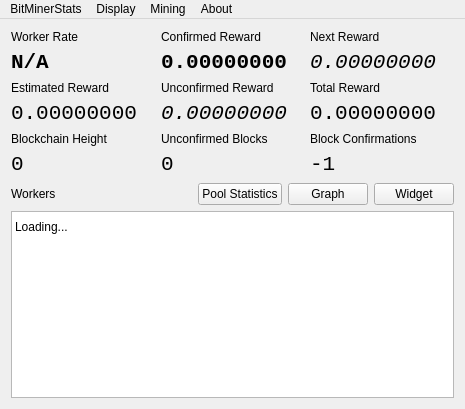
<?xml version="1.0" encoding="UTF-8"?>
<ui version="4.0">
 <class>MainWindow</class>
 <widget class="QMainWindow" name="MainWindow">
  <property name="geometry">
   <rect>
    <x>0</x>
    <y>0</y>
    <width>465</width>
    <height>409</height>
   </rect>
  </property>
  <widget class="QWidget" name="centralWidget">
   <layout class="QVBoxLayout" name="verticalLayout_14">
    <item>
     <layout class="QHBoxLayout" name="horizontalLayout">
      <item>
       <layout class="QVBoxLayout" name="verticalLayout_6">
        <item>
         <layout class="QVBoxLayout" name="verticalLayout_8">
          <item>
           <widget class="QLabel" name="label_8">
            <property name="text">
             <string>Worker Rate</string>
            </property>
           </widget>
          </item>
          <item>
           <widget class="ColorIndicatorLabel" name="workers_rate">
            <property name="font">
             <font>
              <family>Monospace</family>
              <pointsize>16</pointsize>
              <weight>75</weight>
              <bold>true</bold>
             </font>
            </property>
            <property name="text">
             <string>N/A</string>
            </property>
           </widget>
          </item>
         </layout>
        </item>
        <item>
         <layout class="QVBoxLayout" name="verticalLayout_4">
          <item>
           <widget class="QLabel" name="label_7">
            <property name="text">
             <string>Estimated Reward</string>
            </property>
           </widget>
          </item>
          <item>
           <widget class="ColorIndicatorLabel" name="estimated">
            <property name="font">
             <font>
              <family>Monospace</family>
              <pointsize>16</pointsize>
              <weight>50</weight>
              <bold>false</bold>
             </font>
            </property>
            <property name="text">
             <string>0.00000000</string>
            </property>
           </widget>
          </item>
         </layout>
        </item>
        <item>
         <layout class="QVBoxLayout" name="verticalLayout_10">
          <item>
           <widget class="QLabel" name="label_11">
            <property name="text">
             <string>Blockchain Height</string>
            </property>
           </widget>
          </item>
          <item>
           <widget class="ColorIndicatorLabel" name="blockchain_height">
            <property name="font">
             <font>
              <family>Monospace</family>
              <pointsize>16</pointsize>
             </font>
            </property>
            <property name="text">
             <string>0</string>
            </property>
           </widget>
          </item>
         </layout>
        </item>
       </layout>
      </item>
      <item>
       <layout class="QVBoxLayout" name="verticalLayout_11">
        <item>
         <layout class="QVBoxLayout" name="verticalLayout">
          <item>
           <widget class="QLabel" name="label">
            <property name="text">
             <string>Confirmed Reward</string>
            </property>
           </widget>
          </item>
          <item>
           <widget class="ColorIndicatorLabel" name="confirmed">
            <property name="font">
             <font>
              <family>Monospace</family>
              <pointsize>16</pointsize>
              <weight>75</weight>
              <bold>true</bold>
             </font>
            </property>
            <property name="text">
             <string>0.00000000</string>
            </property>
           </widget>
          </item>
         </layout>
        </item>
        <item>
         <layout class="QVBoxLayout" name="verticalLayout_2">
          <item>
           <widget class="QLabel" name="label_2">
            <property name="text">
             <string>Unconfirmed Reward</string>
            </property>
           </widget>
          </item>
          <item>
           <widget class="ColorIndicatorLabel" name="unconfirmed">
            <property name="font">
             <font>
              <family>Monospace</family>
              <pointsize>16</pointsize>
              <italic>true</italic>
             </font>
            </property>
            <property name="text">
             <string>0.00000000</string>
            </property>
           </widget>
          </item>
         </layout>
        </item>
        <item>
         <layout class="QVBoxLayout" name="verticalLayout_7">
          <item>
           <widget class="QLabel" name="label_6">
            <property name="text">
             <string>Unconfirmed Blocks</string>
            </property>
           </widget>
          </item>
          <item>
           <widget class="ColorIndicatorLabel" name="unconfirmed_blocks">
            <property name="font">
             <font>
              <family>Monospace</family>
              <pointsize>16</pointsize>
             </font>
            </property>
            <property name="text">
             <string>0</string>
            </property>
           </widget>
          </item>
         </layout>
        </item>
       </layout>
      </item>
      <item>
       <layout class="QVBoxLayout" name="verticalLayout_12">
        <item>
         <layout class="QVBoxLayout" name="verticalLayout_5">
          <item>
           <widget class="QLabel" name="label_3">
            <property name="text">
             <string>Next Reward</string>
            </property>
           </widget>
          </item>
          <item>
           <widget class="ColorIndicatorLabel" name="next_reward">
            <property name="font">
             <font>
              <family>Monospace</family>
              <pointsize>16</pointsize>
              <italic>true</italic>
             </font>
            </property>
            <property name="text">
             <string>0.00000000</string>
            </property>
           </widget>
          </item>
         </layout>
        </item>
        <item>
         <layout class="QVBoxLayout" name="verticalLayout_3">
          <item>
           <widget class="QLabel" name="label_5">
            <property name="text">
             <string>Total Reward</string>
            </property>
           </widget>
          </item>
          <item>
           <widget class="ColorIndicatorLabel" name="potential">
            <property name="font">
             <font>
              <family>Monospace</family>
              <pointsize>16</pointsize>
             </font>
            </property>
            <property name="text">
             <string>0.00000000</string>
            </property>
           </widget>
          </item>
         </layout>
        </item>
        <item>
         <layout class="QVBoxLayout" name="verticalLayout_9">
          <item>
           <widget class="QLabel" name="label_10">
            <property name="text">
             <string>Block Confirmations</string>
            </property>
           </widget>
          </item>
          <item>
           <widget class="ColorIndicatorLabel" name="confirmations_left">
            <property name="font">
             <font>
              <family>Monospace</family>
              <pointsize>16</pointsize>
             </font>
            </property>
            <property name="text">
             <string>-1</string>
            </property>
           </widget>
          </item>
         </layout>
        </item>
       </layout>
      </item>
     </layout>
    </item>
    <item>
     <widget class="QWidget" name="advanced" native="true">
      <layout class="QVBoxLayout" name="verticalLayout_13">
       <property name="leftMargin">
        <number>0</number>
       </property>
       <property name="topMargin">
        <number>0</number>
       </property>
       <property name="rightMargin">
        <number>0</number>
       </property>
       <property name="bottomMargin">
        <number>0</number>
       </property>
       <item>
        <layout class="QHBoxLayout" name="horizontalLayout_2">
         <item>
          <widget class="QLabel" name="label_9">
           <property name="text">
            <string>Workers</string>
           </property>
          </widget>
         </item>
         <item>
          <spacer name="horizontalSpacer">
           <property name="orientation">
            <enum>Qt::Horizontal</enum>
           </property>
           <property name="sizeHint" stdset="0">
            <size>
             <width>40</width>
             <height>20</height>
            </size>
           </property>
          </spacer>
         </item>
         <item>
          <widget class="QPushButton" name="statBtn">
           <property name="text">
            <string>Pool Statistics</string>
           </property>
          </widget>
         </item>
         <item>
          <widget class="QPushButton" name="graphBtn">
           <property name="text">
            <string>Graph</string>
           </property>
          </widget>
         </item>
         <item>
          <widget class="QPushButton" name="tglWidget">
           <property name="text">
            <string>Widget</string>
           </property>
          </widget>
         </item>
        </layout>
       </item>
       <item>
        <widget class="QTableWidget" name="workers">
         <property name="editTriggers">
          <set>QAbstractItemView::NoEditTriggers</set>
         </property>
         <property name="selectionMode">
          <enum>QAbstractItemView::SingleSelection</enum>
         </property>
         <property name="selectionBehavior">
          <enum>QAbstractItemView::SelectRows</enum>
         </property>
         <property name="showGrid">
          <bool>false</bool>
         </property>
         <property name="gridStyle">
          <enum>Qt::NoPen</enum>
         </property>
         <property name="sortingEnabled">
          <bool>true</bool>
         </property>
         <property name="wordWrap">
          <bool>false</bool>
         </property>
         <attribute name="horizontalHeaderVisible">
          <bool>false</bool>
         </attribute>
         <attribute name="horizontalHeaderStretchLastSection">
          <bool>true</bool>
         </attribute>
         <attribute name="verticalHeaderVisible">
          <bool>false</bool>
         </attribute>
         <row>
          <property name="text">
           <string>1</string>
          </property>
         </row>
         <column>
          <property name="text">
           <string>Name</string>
          </property>
         </column>
         <column>
          <property name="text">
           <string>Rate</string>
          </property>
         </column>
         <column>
          <property name="text">
           <string>Shares</string>
          </property>
         </column>
         <column>
          <property name="text">
           <string>Score</string>
          </property>
         </column>
         <item row="0" column="0">
          <property name="text">
           <string>Loading...</string>
          </property>
         </item>
        </widget>
       </item>
      </layout>
     </widget>
    </item>
   </layout>
  </widget>
  <widget class="QMenuBar" name="fileMenu">
   <property name="geometry">
    <rect>
     <x>0</x>
     <y>0</y>
     <width>465</width>
     <height>21</height>
    </rect>
   </property>
   <widget class="QMenu" name="menuBitMinerStats">
    <property name="title">
     <string>BitMinerStats</string>
    </property>
    <addaction name="actionExportStatistics"/>
    <addaction name="actionRestoreDatabase"/>
    <addaction name="separator"/>
    <addaction name="actionSettings"/>
    <addaction name="actionQuit"/>
   </widget>
   <widget class="QMenu" name="menuAbout">
    <property name="title">
     <string>About</string>
    </property>
    <addaction name="actionNexusTools"/>
    <addaction name="separator"/>
    <addaction name="actionCredits"/>
    <addaction name="actionDonate"/>
    <addaction name="actionQt"/>
   </widget>
   <widget class="QMenu" name="menuMining">
    <property name="title">
     <string>Mining</string>
    </property>
    <addaction name="actionMinerControl"/>
    <addaction name="actionIdleControl"/>
    <addaction name="actionManageMiners"/>
    <addaction name="separator"/>
    <addaction name="actionNoMinersConfigured"/>
   </widget>
   <widget class="QMenu" name="menuDisplay">
    <property name="title">
     <string>Display</string>
    </property>
    <widget class="QMenu" name="menuCurrency">
     <property name="title">
      <string>Currency</string>
     </property>
     <addaction name="actionBTC"/>
     <addaction name="actionBTC_USD"/>
     <addaction name="actionBTC_EUR"/>
     <addaction name="separator"/>
     <addaction name="actionLTC"/>
     <addaction name="actionLTC_USD"/>
     <addaction name="actionLTC_EUR"/>
    </widget>
    <addaction name="menuCurrency"/>
   </widget>
   <addaction name="menuBitMinerStats"/>
   <addaction name="menuDisplay"/>
   <addaction name="menuMining"/>
   <addaction name="menuAbout"/>
  </widget>
  <action name="actionExportStatistics">
   <property name="enabled">
    <bool>false</bool>
   </property>
   <property name="text">
    <string>Backup Statistics</string>
   </property>
  </action>
  <action name="actionRestoreDatabase">
   <property name="enabled">
    <bool>false</bool>
   </property>
   <property name="text">
    <string>Restore Database</string>
   </property>
  </action>
  <action name="actionSettings">
   <property name="text">
    <string>Settings</string>
   </property>
   <property name="menuRole">
    <enum>QAction::PreferencesRole</enum>
   </property>
  </action>
  <action name="actionQuit">
   <property name="text">
    <string>Quit</string>
   </property>
   <property name="menuRole">
    <enum>QAction::QuitRole</enum>
   </property>
  </action>
  <action name="actionNexusTools">
   <property name="text">
    <string>NexusTools</string>
   </property>
   <property name="menuRole">
    <enum>QAction::AboutRole</enum>
   </property>
  </action>
  <action name="actionCredits">
   <property name="text">
    <string>Credits</string>
   </property>
   <property name="menuRole">
    <enum>QAction::AboutRole</enum>
   </property>
  </action>
  <action name="actionDonate">
   <property name="text">
    <string>Donate</string>
   </property>
   <property name="menuRole">
    <enum>QAction::ApplicationSpecificRole</enum>
   </property>
  </action>
  <action name="actionQt">
   <property name="text">
    <string>Qt</string>
   </property>
   <property name="menuRole">
    <enum>QAction::AboutQtRole</enum>
   </property>
  </action>
  <action name="actionManageMiners">
   <property name="text">
    <string>Manage Miners</string>
   </property>
  </action>
  <action name="actionNoMinersConfigured">
   <property name="enabled">
    <bool>false</bool>
   </property>
   <property name="text">
    <string>No Miners Configured</string>
   </property>
  </action>
  <action name="actionMinerControl">
   <property name="enabled">
    <bool>false</bool>
   </property>
   <property name="text">
    <string>Start Miner</string>
   </property>
  </action>
  <action name="actionIdleControl">
   <property name="checkable">
    <bool>true</bool>
   </property>
   <property name="enabled">
    <bool>true</bool>
   </property>
   <property name="text">
    <string>Idle Auto-Control</string>
   </property>
  </action>
  <action name="actionBTC">
   <property name="checkable">
    <bool>true</bool>
   </property>
   <property name="text">
    <string>BTC</string>
   </property>
  </action>
  <action name="actionBTC_USD">
   <property name="checkable">
    <bool>true</bool>
   </property>
   <property name="text">
    <string>BTC-&gt;USD</string>
   </property>
  </action>
  <action name="actionBTC_EUR">
   <property name="checkable">
    <bool>true</bool>
   </property>
   <property name="text">
    <string>BTC-&gt;EUR</string>
   </property>
  </action>
  <action name="actionLTC">
   <property name="checkable">
    <bool>true</bool>
   </property>
   <property name="text">
    <string>LTC</string>
   </property>
  </action>
  <action name="actionLTC_USD">
   <property name="checkable">
    <bool>true</bool>
   </property>
   <property name="text">
    <string>LTC-&gt;USD</string>
   </property>
  </action>
  <action name="actionLTC_EUR">
   <property name="checkable">
    <bool>true</bool>
   </property>
   <property name="text">
    <string>LTC-&gt;EUR</string>
   </property>
  </action>
 </widget>
 <layoutdefault spacing="6" margin="11"/>
 <customwidgets>
  <customwidget>
   <class>ColorIndicatorLabel</class>
   <extends>QLabel</extends>
   <header>src/colorindicatorlabel.h</header>
  </customwidget>
 </customwidgets>
 <resources/>
 <connections/>
</ui>
